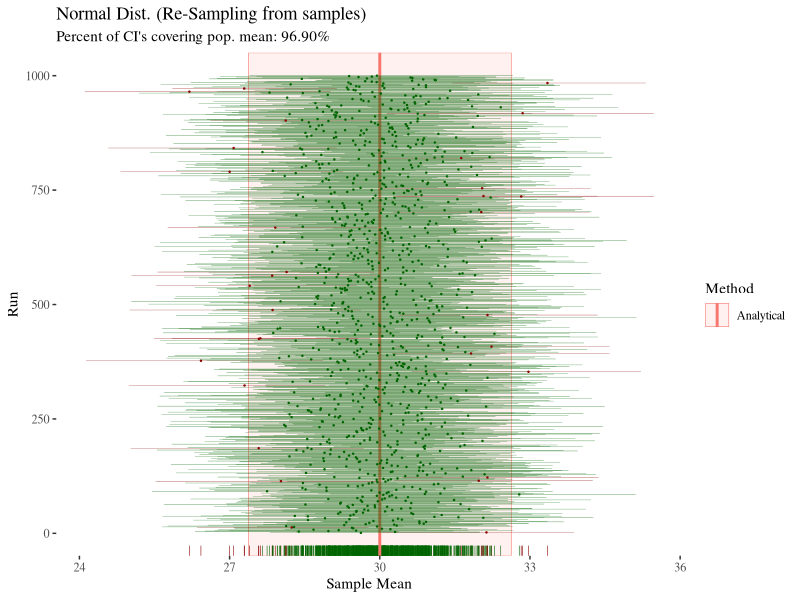
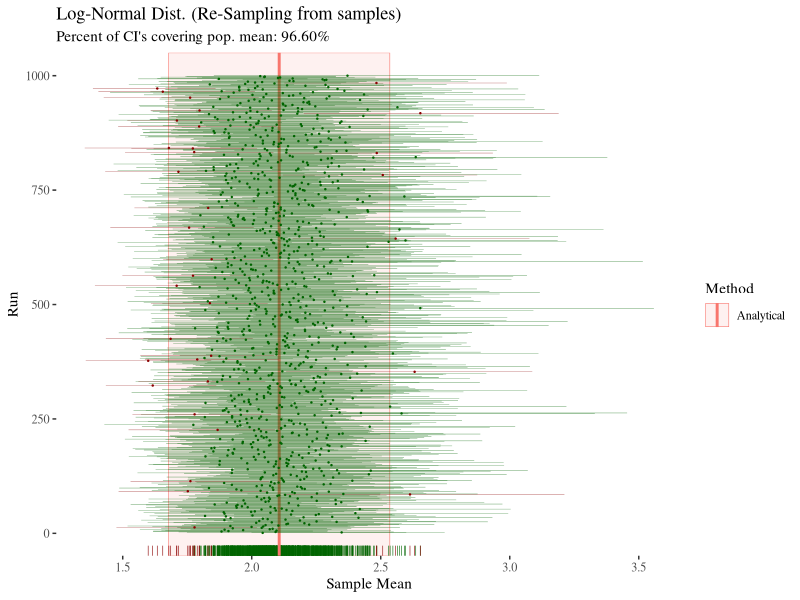

Write the R code that produced these figures, in order.
library(scales)
library(ggplot2)
library(ggthemes)
library(boot)

# CENTRAL LIMIT THEOREM
# RE-SAMPLING FROM DISTRIBUTIONS

subtitles1 <- c("Percent of CI's covering pop. mean: %.2f%%")

# Analytical Standard Error Calculation
ase <- function(sd_of_pop, sample_size) sd_of_pop/sqrt(sample_size)
# Standard Deviation of population
pop_sd <- function(x) sqrt(sum((x - mean(x))^2)/length(x))

# Confidence Interval Calculation
CI <- function(x, se = NA, cl = 0.95) {
  df <- length(x) - 1 # degrees of freedom
  if (is.na(se)) se <- sd(x)/sqrt(length(x))
  alpha <- (1 - cl)/2
  mean(x) + qt(c(alpha, 1 - alpha), df) * se
}

# Sampling of mean from distribution
# n: Sample Size
# times: Repetation count
resampling_from_dist <- function(sampling_fun, times = 1e2,
                                 resampling.times = 1e2, cl = 0.95) {
  n <- length(sampling_fun())
  as.data.frame(t(sapply(1:times, function(i) {
    x <- sampling_fun() # pick a sample
    means <- sapply(1:resampling.times, function(i) {
      mean(sample(x, length(x), replace = TRUE))
    })
    se <- sd(means) # SE is equal to SD of means of re-sampled values
    alpha <- (1 - cl)/2
    ci <- quantile(means, c(alpha, 1 - alpha))
    c(n = n, rs.times = resampling.times, mean = mean(x), sd = sd(x),
      se = se, c1 = ci[1], c2 = ci[2])
  })))
}

resampling_from_dist2 <- function(sampling_fun, times = 1e2,
                                  resampling.times = 1e4, cl = 0.95) {
  n <- length(sampling_fun())
  if (is.na(resampling.times)) resampling.times <- n
  as.data.frame(t(sapply(1:times, function(i) {
    boot_mean <- function(x, indices) mean(x[indices])
    x <- sampling_fun() # pick a sample
    res <- boot(data = x, statistic = boot_mean, R = resampling.times)
    se <- sd(res$t)
    alpha <- (1 - cl)/2
    ci <- as.vector(quantile(res$t, c(alpha, 1 - alpha)))
    c(n = n, rs.times = resampling.times, mean = mean(x), sd = sd(x),
      se = se, cl = cl, c1 = ci[1], c2 = ci[2])
  })))
}

# Standard Error Calculations
# mu: Pop. Mean
# sigma: Pop. std.
# n: Sampling Size
# conf.level: Level of Confidence
SE <- function(mu, sigma, n, cl = 0.95) {
  df <- n - 1 # degrees of freedom
  alpha <- (1 - cl)/2
  z <- qt(c(alpha, 1 - alpha), df)

  # analytical SE
  ase <- sigma/sqrt(n)
  aci <- mu + z * ase
  data.frame(mean = mu, sd = sigma,
             SE = ase, CL = cl, n = n,
             CI.lower = aci[1], CI.upper = aci[2],
             row.names = "Analytical")
}

mean_in_numerical_cis_per <- function(dfm, se) {
  100 * sum(dfm$mean >= se$CI.lower[2] & dfm$mean <= se$CI.upper[2])/nrow(dfm)
}
mu_is_in_ci <- function(dfm, mu) mu > dfm$c1 & mu < dfm$c2
mu_is_in_ci_per <- function(dfm, mu) 100 * sum(mu_is_in_ci(dfm, mu))/nrow(dfm)

make_subtitle <- function(str, ...)
  sprintf(paste0(str, collapse = "\n"), ...)

plot_runs <- function(dfm, dfci, mu) {
  df2 <- data.frame(run = 1:nrow(dfm), mean = dfm$mean, c1 = dfm$c1, c2 = dfm$c2)
  df2$is_in <- mu_is_in_ci(dfm, mu)

  cols <- c("darkred", "darkgreen")[as.numeric(df2$is_in) + 1]
  ggplot(df2, aes(x = mean, y = run)) +
    geom_rect(aes(xmin = c1, xmax = c2, fill = Method, color = Method), dfci, alpha = 0.1,
              size = 0.2, ymin = -Inf, ymax = Inf, inherit.aes = FALSE) +
    geom_rug(sides = "b", col = cols, size = 0.2, length = unit(0.02, "npc")) +
    geom_vline(aes(xintercept = mu, color = Method), dfci, size = 1) +
    geom_segment(aes(x = c1, y = run, xend = c2, yend = run), alpha = 0.9,
                 color = cols, size = 0.1) +
    geom_point(col = cols, size = 0.2) +
    theme_tufte()
}

cl <- 0.99
n <- 100

# NORMAL DIST.
mu <- 30; sdev <- 10
sampling_fun <- function() rnorm(n, mu, sdev)

set.seed(1)
dfm <- resampling_from_dist(sampling_fun, times = 1000, cl = cl)
(se <- SE(mu, sdev, n, cl = cl))

subtitle <- make_subtitle(subtitles1, mu_is_in_ci_per(dfm, mu))

dfci <- data.frame(Method = factor(c("Analytical")),
                   mu = se$mean, c1 = se$CI.lower, c2 = se$CI.upper)

plot_runs(dfm, dfci, mu) +
  ggtitle("Normal Dist. (Re-Sampling from samples)", subtitle = subtitle) +
  labs(x = "Sample Mean", y = "Run")

# -------------------------------

# lOG-NORMAL DIST.
# mulog <- 3.667024; sdlog <- 0.7
mulog <- 0.5; sdlog <- 0.7
mu <- exp(mulog + (sdlog^2)/2) # Analytical solution - expected value
# analytical solution - stadard deviation
sdev <- sqrt(exp(sdlog^2 - 1) * exp(2 * mulog + sdlog^2))
sampling_fun <- function() rlnorm(n, mulog, sdlog)

# By sampling
set.seed(1)
dfm <- resampling_from_dist2(sampling_fun, times = 1e3, resampling.times = 1e2, cl = cl)
(se <- SE(mu, sdev, n, cl = cl))

subtitle <- make_subtitle(subtitles1, mu_is_in_ci_per(dfm, mu))

dfci <- data.frame(Method = factor(c("Analytical")),
                   mu = se$mean, c1 = se$CI.lower, c2 = se$CI.upper)

plot_runs(dfm, dfci, mu) +
  ggtitle("Log-Normal Dist. (Re-Sampling from samples)", subtitle = subtitle) +
  labs(x = "Sample Mean", y = "Run")
